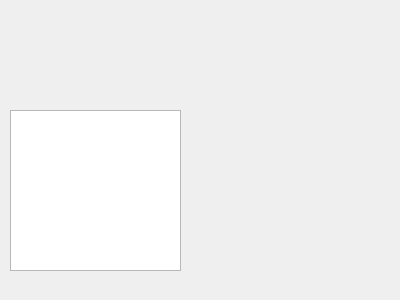
<?xml version="1.0" encoding="UTF-8"?>
<ui version="4.0">
 <class>Dialog</class>
 <widget class="QDialog" name="Dialog">
  <property name="geometry">
   <rect>
    <x>0</x>
    <y>0</y>
    <width>400</width>
    <height>300</height>
   </rect>
  </property>
  <property name="minimumSize">
   <size>
    <width>0</width>
    <height>0</height>
   </size>
  </property>
  <property name="maximumSize">
   <size>
    <width>16777215</width>
    <height>16777215</height>
   </size>
  </property>
  <property name="mouseTracking">
   <bool>false</bool>
  </property>
  <property name="windowTitle">
   <string>Dialog</string>
  </property>
  <widget class="QTextBrowser" name="browser">
   <property name="geometry">
    <rect>
     <x>10</x>
     <y>110</y>
     <width>171</width>
     <height>161</height>
    </rect>
   </property>
  </widget>
 </widget>
 <layoutdefault spacing="6" margin="11"/>
 <resources/>
 <connections/>
</ui>
